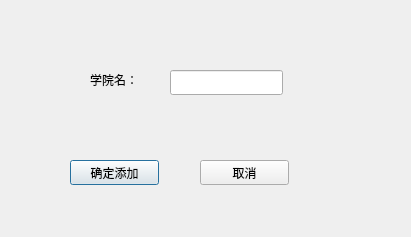
<?xml version="1.0" encoding="UTF-8"?>
<ui version="4.0">
 <class>AddCollegeDialog</class>
 <widget class="QDialog" name="AddCollegeDialog">
  <property name="geometry">
   <rect>
    <x>0</x>
    <y>0</y>
    <width>411</width>
    <height>237</height>
   </rect>
  </property>
  <property name="windowTitle">
   <string>添加学院</string>
  </property>
  <widget class="QPushButton" name="BtnConfirmAdd">
   <property name="geometry">
    <rect>
     <x>70</x>
     <y>160</y>
     <width>89</width>
     <height>25</height>
    </rect>
   </property>
   <property name="text">
    <string>确定添加</string>
   </property>
  </widget>
  <widget class="QPushButton" name="BtnCancel">
   <property name="geometry">
    <rect>
     <x>200</x>
     <y>160</y>
     <width>89</width>
     <height>25</height>
    </rect>
   </property>
   <property name="text">
    <string>取消</string>
   </property>
  </widget>
  <widget class="QLineEdit" name="EdtCollegeName">
   <property name="geometry">
    <rect>
     <x>170</x>
     <y>70</y>
     <width>113</width>
     <height>25</height>
    </rect>
   </property>
  </widget>
  <widget class="QLabel" name="label">
   <property name="geometry">
    <rect>
     <x>90</x>
     <y>70</y>
     <width>67</width>
     <height>20</height>
    </rect>
   </property>
   <property name="text">
    <string>学院名：</string>
   </property>
  </widget>
 </widget>
 <resources/>
 <connections/>
</ui>
